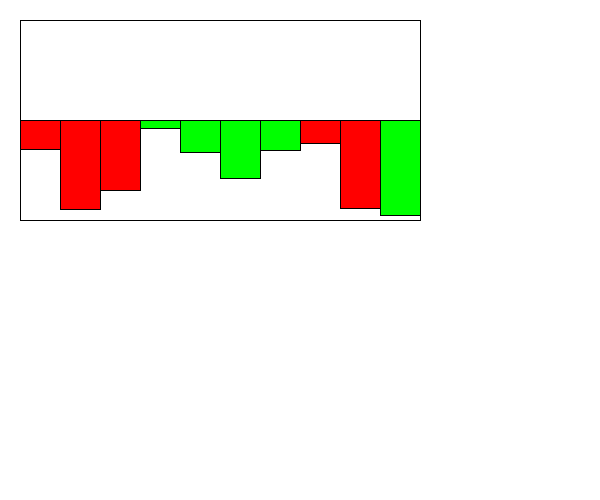
Frame 1 (no input)
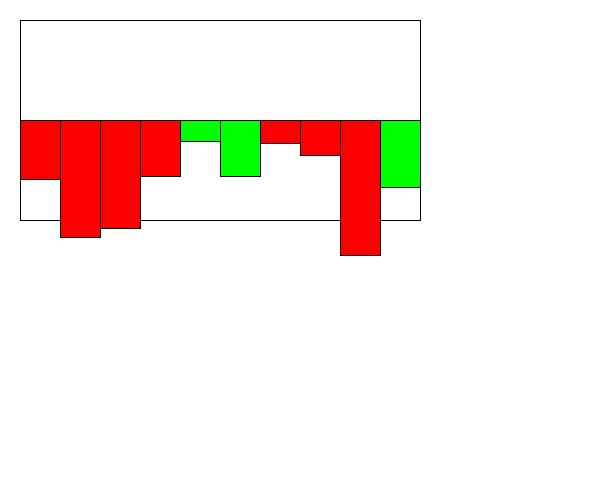
Frame 60 (the mouse pressed at the canvas centre just before this capture)
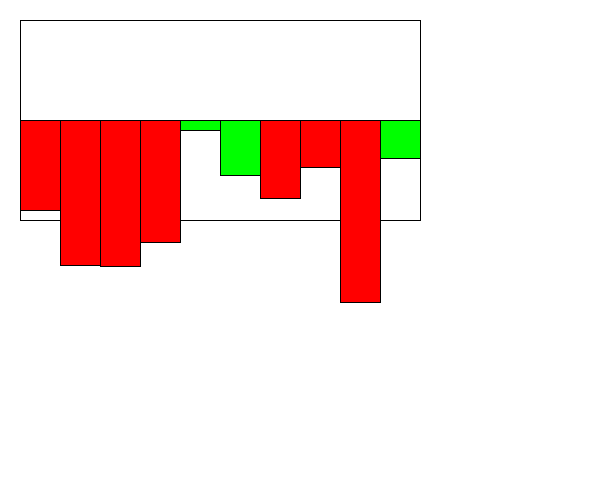
Frame 120 (the mouse held since frame 60 and released just before this capture)

The Processing sketch that drew these frames (run headless with seeded random() and noise(); from frame 60 on, the mouse is pressed at the canvas centre):

// Processing sketch: Section1
// ── Section1.pde
int MAX_VALUE = 100;
int MIN_VALUE = -100;
Visualizer v;

/*You are simulating a visualizer of multiple values
 You need to create a display method first. 
 Then you can make a method that changes the values each time the update is called. 
 */
class Visualizer {
  float x, y;
  float [] values;
  float [] speeds;
  Visualizer(float x, float y) {
    this.x = x;
    this.y = y;
    values = new float[10];
    speeds = new float[10];
    for (int i = 0; i < values.length; i++) {
      values[i] = random(-99, 99);
      speeds[i] = random(2);
    }
  }

  void display() {
    //draw the bars equally spaced inside this box. 
    //You can assume 10, but it would be even better 
    //if you could modify it to be larger increments.
    fill(255);
    rect(x, y, 400, 200);
    //This is a 200x400 box.
    //The width of the visualizer is 400! This rect is the border

    //the line is the 0 y-value, the top is 100, the bottom is -100
    line(x, y+100, x+400, y+100);

    //You need to use a loop. You need to make the HEIGHT of the bars 
    //the values in the array.
    //Negative values are red, and go below the line.
    //Positive values are green and go above the line.
    float currentx = x;
    for (float value : values){
      if (value >= 0){
        fill(255, 0, 0);
        rect(currentx, y+100, 40, value); 
      } else {
        fill(0, 255, 0);
        rect(currentx, y + 100 - value, 40, value);
      }
      currentx += 40;
    }

    //???WRITE THIS METHOD FIRST!!!
    //THESE ARE WRONG: They just illustrate how they could look
    /*
    fill(255, 0, 0);
    rect(x+40, y+100, 60, 50);
    fill(0, 255, 0);
    rect(x+120, y+50, 60, 50);
    */


    //Width of the visualizer is 400!

  
  }
  void update() {
    //???WRITE THIS METHOD SECOND!!!
    for (int i = 0; i < values.length; i++) {
      values[i] += speeds[i]; //the speed updates the values. Do not touch this.
      //??? keep them values between max/min value so they stay in the box.

      //??? reverse the speeds so the bar oscillates up/down when it reaches max/min

      
    }
  }
}

void setup() {
  size(600, 500);
  v = new Visualizer(20, 20);
}
void draw() {
  background(255);
  v.display();
  v.update();
}
